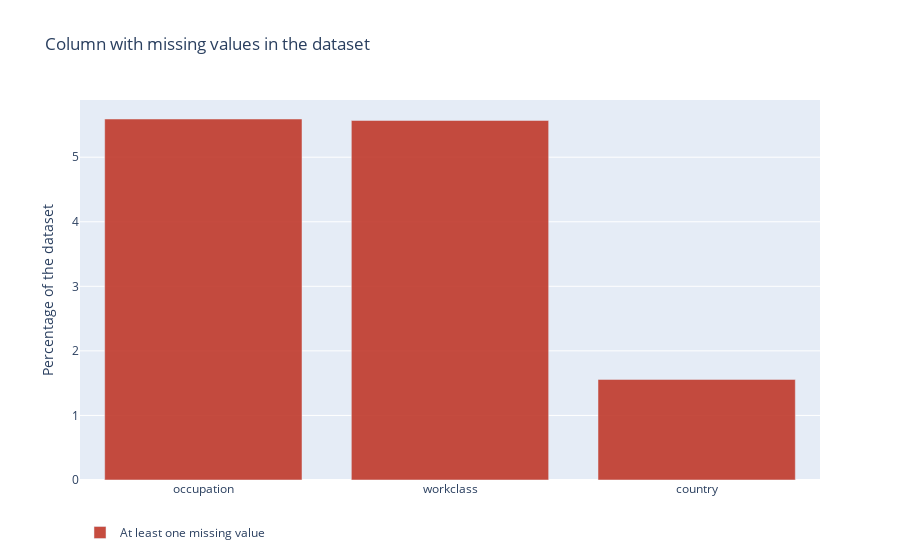

Write notebook code for a chart like this one.
### Code cell
print('Number total of rows : '+str(data.shape[0]))
print_missing_values(data)

### Figure 1 — Plotly figure (JSON) as saved in the notebook; plotly's stock layout.template omitted (floating-point values rounded to 4 significant figures)
{"data": [{"marker": {"color": "#c0392b"}, "name": "At least one missing value", "opacity": 0.9, "type": "bar", "x": ["occupation", "workclass", "country"], "y": [5.591, 5.569, 1.558]}], "layout": {"barmode": "group", "legend": {"orientation": "h"}, "showlegend": true, "title": {"text": "Column with missing values in the dataset"}, "yaxis": {"title": {"text": "Percentage of the dataset"}}}}
